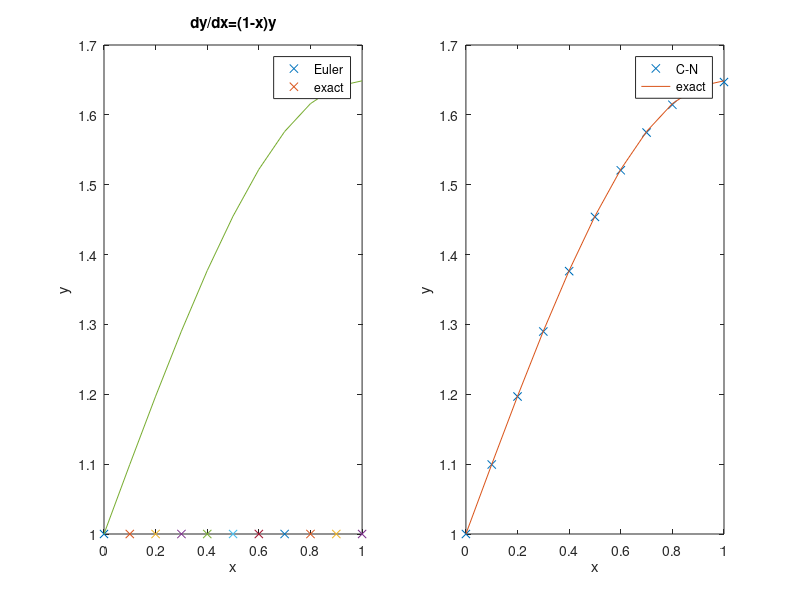

Here is the MATLAB script that generated this plot:
%% ME 3001 - Mechanical Engineering Analysis
% 
% Tristan Hill - modified from Dr. Han - 7/21/2014
%
% Euler's and Crank-Nicolson Runga-Kutta methods
%
% Example 1 
%% 

clear all
close all 
clc

% ODE to solve: dy/dx=(1-x)y, initial condition y=1 at x=0
slopeFun=@(x,y) (1-x)*y;

h=0.1; %independent variable step size
xmin=0;
xmax=1;
x=xmin:h:xmax; %range of independent variable values

y(1)=1; %initial condition (crank nicolson)
y_eu(1)=1; %initial condition (eulers)


ye=exp(x-x.^2/2); %exact solution 

%% Euler's Method

for i=1:length(x)-1
   y_eu(i+1)=y_eu(i)+slopeFun(x(i),y_eu(i))*h; 
end

subplot(1,2,1)
plot(x,y,'x',x,ye)
title('dy/dx=(1-x)y')
legend('Euler','exact')
xlabel('x');ylabel('y')

tol=1e-5;
maxidx=100;

%% Crank-Nicolson Method

for i=1:length(x)-1
   yp=y(i);% initial guess for next y val. y(i+1) (predicted)
   idx=0;
   search=1;
   while search && idx<maxidx
       avgSlope=(slopeFun(x(i),y(i))+slopeFun(x(i+1),yp))/2; 
       yc=y(i)+avgSlope*h;  %corrected val for y(i+1)
       error=abs(yc-yp)/yp; 
       if error<tol         %if guess was good enough, move on
           y(i+1)=yc;
           search=0;
       else                 %if not, take the average of yp,yc, try again
           yp=0.5*(yp+yc);
           idx=idx+1;
       end
   end
end
    
subplot(1,2,2)
plot(x,y,'x',x,ye)
legend('C-N','exact')
xlabel('x');ylabel('y')
